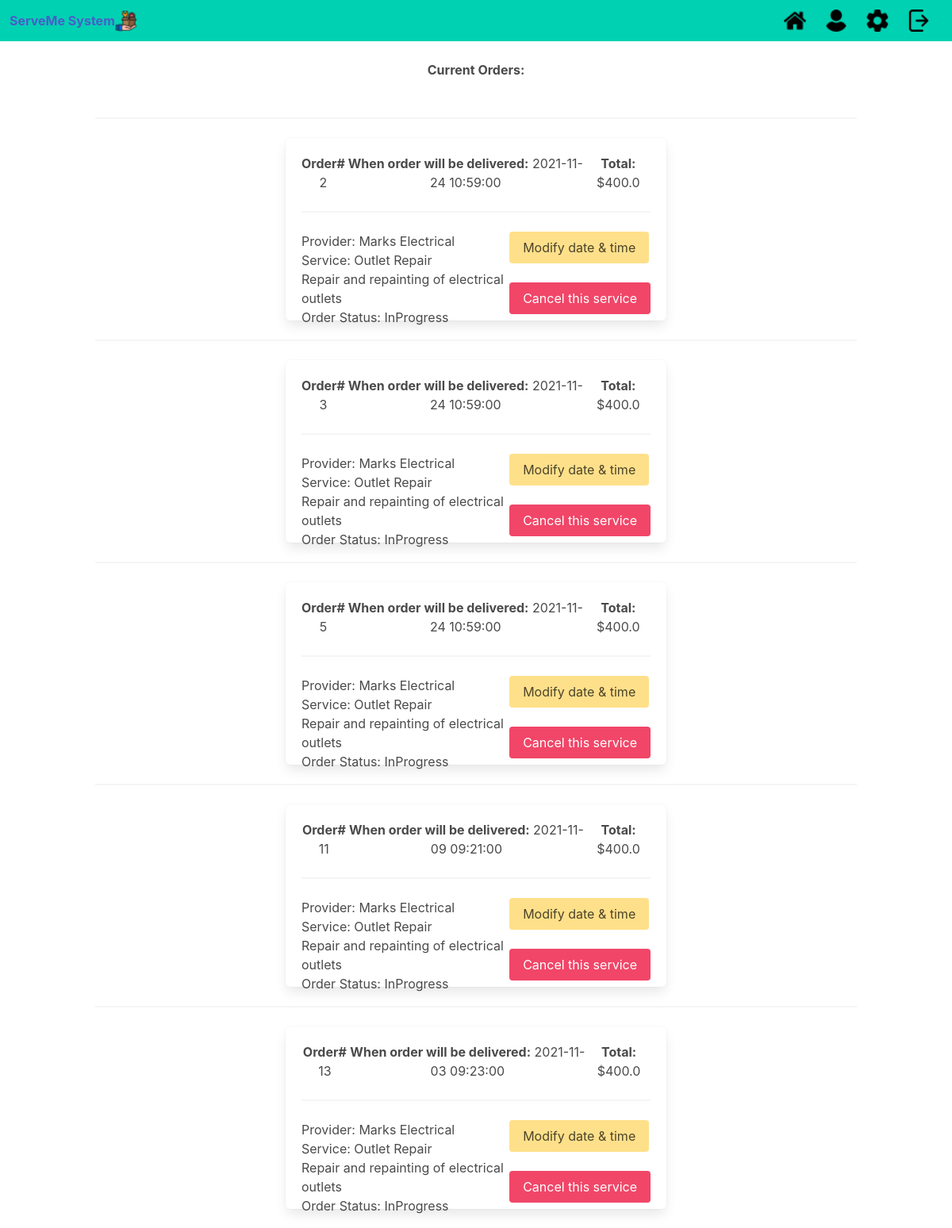
Before: /current_orders (signed in) with the older database file.
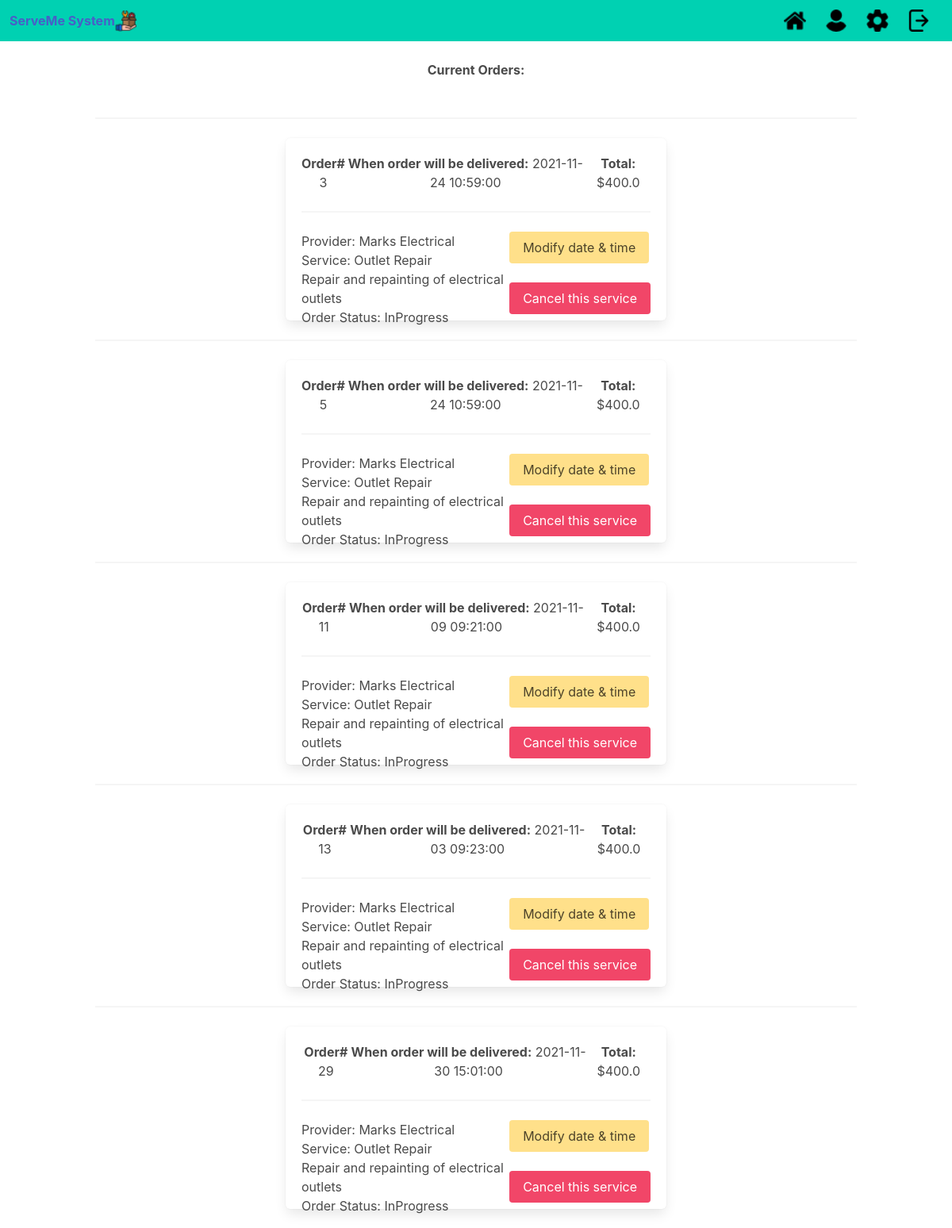
After: the same page with the newer database file.
### serveme/models.py (models this page shows, shortened)
class Provider (db.Model):
    provider_id     = db.Column(db.Integer, primary_key=True)
    provider_name   = db.Column(db.String(50), nullable=False)
    rating_avg      = db.Column(db.Float)
    phone_number    = db.Column(db.String(10), nullable=False)
    address         = db.Column(db.String(25), nullable=False)
    email           = db.Column(db.String(20), nullable=False)
    ssn             = db.Column(db.String(9), nullable=False)
    services        = db.relationship('Service', backref='service_provider', lazy=True)

class Order (db.Model):
    order_id        = db.Column(db.Integer, primary_key=True)
    provider_id     = db.Column(db.Integer, nullable=False)
    service_id      = db.Column(db.Integer, nullable=False)
    userID          = db.Column(db.Integer, db.ForeignKey('user.userID'), nullable=False)
    cost            = db.Column(db.Float(precision=2), nullable=False)
    review_id       = db.Column(db.Integer)
    description     = db.Column(db.String(255))
    date            = db.Column(db.DateTime())
    status          = db.Column(db.String(255))

class Service (db.Model):
    __searchable__  = ['description']
    provider_id     = db.Column(db.Integer, db.ForeignKey('provider.provider_id'), nullable=False)
    service_id      = db.Column(db.Integer, nullable=False, primary_key=True)
    rating_avg      = db.Column(db.Float(precision=2), nullable=False)
    service_name    = db.Column(db.String(20), nullable=False)
    cost            = db.Column(db.Float(precision=2), nullable=False)
    description     = db.Column(db.String(255), nullable=False)
    category        = db.Column(db.String(20), nullable=False)

### serveme/main.py (the view)
@main.route('/current_orders')
def current_orders():
    currentDate = datetime.now()
    orders = Order.query.filter(Order.status=="InProgress", Order.userID==current_user.userID).all()
    services = Service.query.all()
    providers = Provider.query.all()
    return render_template('current_orders.html', orders=orders, services=services, providers=providers)

### serveme/__init__.py (called while the page is built)
def create_app():
    app = Flask(__name__)
    app.config['SECRET_KEY'] = 'secret-key-goes-here'
    app.config['SQLALCHEMY_TRACK_MODIFICATIONS'] = True
    app.config['SQLALCHEMY_DATABASE_URI'] = 'sqlite:///serveme.db'
    app.config['DEBUG'] = True
    search2.init_app(app)
    db.init_app(app)
    login_manager = LoginManager()
    login_manager.login_view = 'auth.login'
    login_manager.init_app(app)
    from .models import User
    @login_manager.user_loader
    def load_user(user_id):
        return User.query.get(str(user_id))
    from .auth import auth as auth_blueprint
    app.register_blueprint(auth_blueprint)
    from .main import main as main_blueprint
    app.register_blueprint(main_blueprint)
    from .search import search as search_blueprint
    app.register_blueprint(search_blueprint)
    return app

### serveme/templates/current_orders.html (shortened to what this page needs)
{% extends "base.html" %}
{% block content %}
<h1>
 <br>
 <b>Current Orders:</b>
</h1>
  <br>
   {%for service in services%}
    {%for order in orders%}
     {%for provider in providers%}
      {%if order.provider_id==service.provider_id and order.service_id==service.service_id and service.provider_id == provider.provider_id%}
      <hr>
    <div class="box" style="height:230px; margin:auto; width:50%">
      <div style="display:flex; flex-direction: horizontal; justify-content: space-around;">
        <div><b>Order#</b> {{order.order_id}}</div>
        <div><b>When order will be delivered:</b> {{order.date}}</div>
        <div><b>Total:</b> ${{order.cost}}</div>
      </div>
      <hr>
	<form method="POST", action="{{ url_for('main.current_orders',orderID=order.order_id)}}">
        <div style="display: flex; flex-direction: horizontal;text-align: left;">
          <div>
            Provider:
            {{provider.provider_name}}
	    <br>
            Service:
            {{service.service_name}}
            <br>
            {{service.description}}
            <br>
            Order Status:
            {{order.status}}
          </div>
          <br>
          <div style="margin-left:auto">
            <button type="submit" name="modifyDate" value="modifyDate" button class="button is-warning">Modify date & time</button>
            <br>
            <br>
            <button type="submit" name="cancelOrder" value="cancelOrder" button class="button is-danger">Cancel this service</button>
          </div>
        </div>
    </div>
        {%endif%}
      {%endfor%}
    {%endfor%}
   {%endfor%}
   <br>
{% endblock %}

### serveme/templates/base.html (shortened to what this page needs)
<!DOCTYPE html>
<html>
<head>
    <link rel="stylesheet" href="https://cdnjs.cloudflare.com/ajax/libs/bulma/0.7.2/css/bulma.min.css" />
    <link rel="stylesheet" href="{{ url_for('static', filename='styles.css') }}">
</head>
<body>
    <section class=" is-fullheight">
            <nav class="navbar has-background-primary" >
                <div class="navbar-brand">
                    <a class="navbar-item" href="{{ url_for('main.index') }}">
                      <h1><strong>ServeMe System</strong></h1>
                      <img src="{{url_for('static', filename='icon.png')}}" width="28" height="28">
                    </a>
                  </div>
                <div class="container">
                    <div id="navbarMenuHeroA" class="navbar-menu">
                        <div class="navbar-end">
                            <a href="{{ url_for('main.index') }}" class="navbar-item">
                                <img src="{{url_for('static', filename='home.png')}}" width="28" height="28">
                            </a>
			    {% if current_user.is_authenticated %}
                            <a href="{{ url_for('main.profile') }}" class="navbar-item">
                                <img src="{{url_for('static', filename='profile.png')}}" width="28" height="28">
                            </a>
                            <a href="{{ url_for('main.settings') }}" class="navbar-item">
                                <img src="{{url_for('static', filename='settings.png')}}" width="28" height="28">
                            </a>
			    {% endif %}
			    {% if current_user.is_authenticated %}
                                <a href="{{ url_for('auth.logout') }}" class="navbar-item ">
                                    <img src="{{url_for('static', filename='logout.png')}}" width="28" height="28">
                                </a>
                            </div>
			    {% endif %}
                        </div>
                    </div>
            </nav>
            <div class="container has-text-centered " >
               {% block content %}
               {% endblock %}
            </div>
    </section>
</body>
</html>

Changed rows visible on the page:
no longer on this page (row edited): Order: order_id "2", date "2021-11-24 10:59:00", cost "400.0", status "InProgress", Provider (provider_name "Marks Electrical", {{ service.service_name }} "Outlet Repair", {{ service.description }} "Repair and repainting of electrical outlets")
added Order: order_id "29", date "2021-11-30 15:01:00", cost "400.0", status "InProgress", Provider (provider_name "Marks Electrical", {{ service.service_name }} "Outlet Repair", {{ service.description }} "Repair and repainting of electrical outlets")
